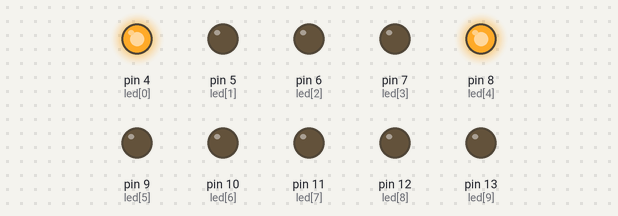
This sketch was run on a simulated Arduino Uno, built with avr-gcc and run on an emulated ATmega328P. On the bench: output pins drawn as LEDs (lit = HIGH).

Above: at 0.1 s.
At 0.7 s:
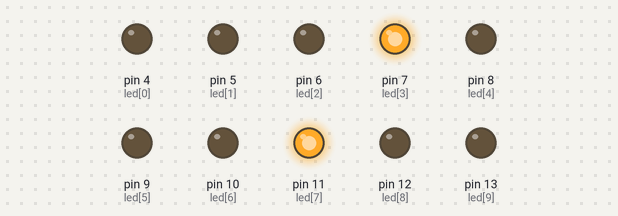
At 1.3 s:
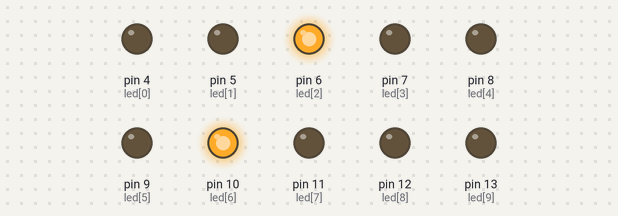
At 2.7 s:
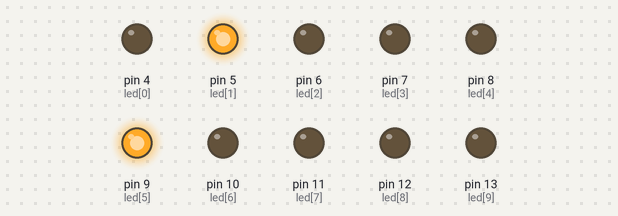
Timing chart, 0 to 3.0 s (numbered marks = the images above):
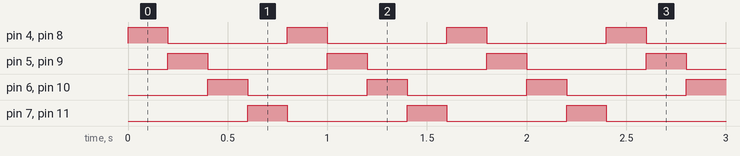

Measured:
- by itself, pin 4 (led[0]), pin 5 (led[1]), pin 6 (led[2]), pin 7 (led[3]), pin 8 (led[4]), pin 9 (led[5]), pin 10 (led[6]), pin 11 (led[7]): alternates HIGH for 0.20 s and LOW for 0.60 s
- by itself, everything shown: repeats every 0.80 s, in 4 steps

The sketch:

Ociosa_Simple.ino
```cpp
/*Rutina Ociosa Simple*/
/*Enciende los leds aparentando trazar una circunferecia*/


//Variables
int led[]={4,5,6,7,8,9,10,11,12,13};
int tiempoRetOciosa=200; //en milisegundos

void setup() {
  // put your setup code here, to run once:
  pinMode(led[0], OUTPUT);
  pinMode(led[1], OUTPUT);
  pinMode(led[2], OUTPUT);
  pinMode(led[3], OUTPUT);
  pinMode(led[4], OUTPUT);
  pinMode(led[5], OUTPUT);
  pinMode(led[6], OUTPUT);
  pinMode(led[7], OUTPUT);
  pinMode(led[8], OUTPUT);
  pinMode(led[9], OUTPUT);
}

void loop() {
  // put your main code here, to run repeatedly:
   digitalWrite(led[0],HIGH);
   digitalWrite (led[4],HIGH);
   delay(tiempoRetOciosa);

   digitalWrite (led[0],LOW);
   digitalWrite (led[4],LOW);
   digitalWrite(led[1],HIGH);
   digitalWrite (led[5],HIGH);
   delay(tiempoRetOciosa);

   digitalWrite (led[1],LOW);
   digitalWrite (led[5],LOW);
   digitalWrite(led[2],HIGH);
   digitalWrite (led[6],HIGH);
   delay(tiempoRetOciosa);

   digitalWrite (led[2],LOW);
   digitalWrite (led[6],LOW);
   digitalWrite(led[3],HIGH);
   digitalWrite (led[7],HIGH);
   delay(tiempoRetOciosa);

   digitalWrite(led[3],LOW);
   digitalWrite (led[7],LOW);
}
```
